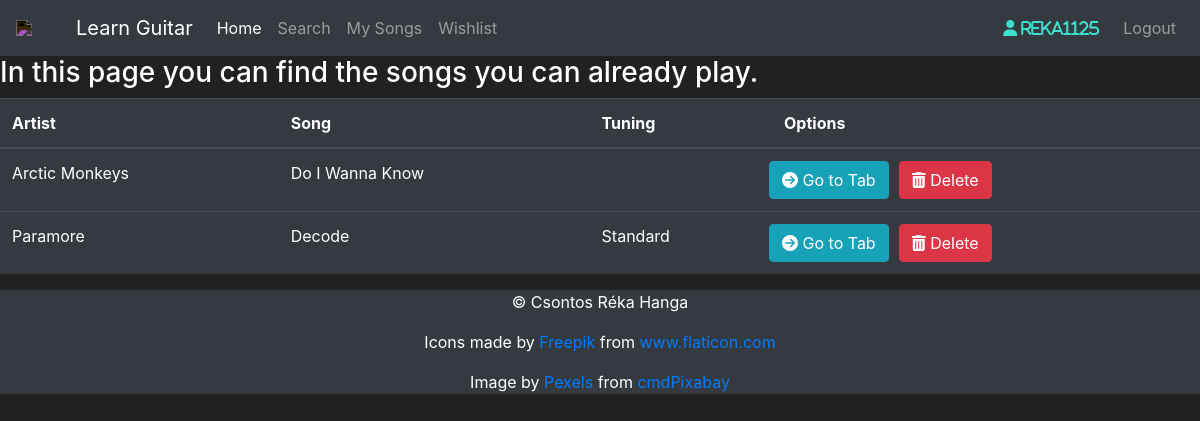
/my-songs (signed in), run on the app's committed database.
### application/models.py (models this page shows, shortened)
class User(db.Model, UserMixin):
    user_id = db.Column(db.Integer(), primary_key=True)
    username = db.Column(db.String(length=30), unique=True, nullable=False)
    email_address = db.Column(db.String(length=50), unique=True, nullable=False)
    password_hash = db.Column(db.String(length=60), nullable=False)
    saved_songs = db.relationship('My_Songs', backref='owned_user', lazy=True)
    wishlist = db.relationship('Wishlist', backref='owned_user', lazy=True)
    @property
    def password(self):
        return self.password

class My_Songs(db.Model):
    song_id = db.Column(db.Integer(), primary_key=True)
    artist = db.Column(db.String(length=50), nullable=False)
    song = db.Column(db.String(length=50), nullable=False)
    tuning = db.Column(db.String(length=10))
    video_id = db.Column(db.String(length=200))
    tab_url = db.Column(db.String(length=200))
    tab = db.Column(db.Text())
    owner = db.Column(db.Integer(), db.ForeignKey('user.user_id'))

### application/routes.py (the view)
@app.route("/my-songs")
@login_required
def mysongs_page():
    mysongs = My_Songs.query.filter_by(owner=current_user.user_id)
    return render_template("my-songs.html", songs=mysongs)

### application/models.py (called while the page is built)
@login_manager.user_loader
def load_user(user_id):
    return User.query.get(int(user_id))

### application/templates/my-songs.html (shortened to what this page needs)
{% extends 'base.html' %}
{% block content %}
    <h3>In this page you can find the songs you can already play.</h3>
    <table class="table table-hover table-dark">
        <thead>
            <tr>
                <th scope="col">Artist</th>
                <th scope="col">Song</th>
                <th scope="col">Tuning</th>
                <th scope="col">Options</th>
            </tr>
        </thead>
        <tbody>
                {% for song in songs %}
                    <tr>
                        <td>{{ song.artist }}</td>
                        <td>{{ song.song }}</td>
                        <td>{{ song.tuning }}</td>
                        <td>
                            <div class="row">
                                <form action="{{ url_for('tab_page') }}" method="POST" style="margin-right: 10px">
                                    <button type=submit class="btn btn-outline btn-info">
                                        <i class="fas fa-arrow-circle-right"></i> Go to Tab
                                    </button>
                                </form>
                                <form action="{{ url_for('delete_song_page') }}" method=post class=delete-song>
                                    <button type=submit class="btn btn-outline btn-danger">
                                        <i class="fas fa-trash-alt"></i> Delete
                                    </button>
                                </form>
                            </div>
                        </td>
                    </tr>
                {% endfor %}
        </tbody>
    </table>
{% endblock %}

### application/templates/base.html (shortened to what this page needs)
<!doctype html>
<html lang="en">
    <head>
        <link rel="stylesheet" href="https://cdn.jsdelivr.net/npm/bootstrap@4.5.3/dist/css/bootstrap.min.css"
>
    </head>
    <body>
        <nav id="navigation" class="navbar navbar-expand-md navbar-dark bg-dark">
            <img id="icon" src="https://cdn-icons-png.flaticon.com/512/93/93013.png" class="img-responsive" width="50">
            <a class="navbar-brand" href="#">Learn Guitar</a>
            <div class="collapse navbar-collapse" id="navbarNav">
                <ul class="navbar-nav mr-auto">
                    <li class="nav-item active">
                        <a class="nav-link" href="{{ url_for('home_page') }}">Home </a>
                    </li>
                    <li class="nav-item">
                        <a class="nav-link" href="{{ url_for('search_page') }}">Search</a>
                    </li>
                    <li class="nav-item">
                        <a class="nav-link" href="{{ url_for('mysongs_page') }}">My Songs</a>
                    </li>
                    <li class="nav-item">
                        <a class="nav-link" href="{{ url_for('wishlist_page') }}">Wishlist</a>
                    </li>
                </ul>
                {% if current_user.is_authenticated %}
                    <ul class="navbar-nav">
                        <li class="nav-item">
                            <a class="nav-link">
                                <i class="fas fa-user mr-2" style="color:turquoise;"> {{ current_user.username }}</i>
                            </a>
                        </li>
                        <li class="nav-item">
                            <a class="nav-link" href="{{ url_for('logout_page') }}">Logout</a>
                        </li>
                    </ul>
                {% endif %}
            </div>
        </nav>
        {% block content %}
        {% endblock %}
    </body>
    <footer class=" footer bg-dark">
        <p> &copy; Csontos Réka Hanga</p>
        <p>Icons made by <a href="https://www.freepik.com" title="Freepik">Freepik</a> from <a
                href="https://www.flaticon.com/" title="Flaticon">www.flaticon.com</a></p>
        <p>Image by <a href="https://pixabay.com/users/pexels-2286921/?utm_source=link-attribution&amp;utm_medium=referral&amp;utm_campaign=image&amp;utm_content=1851426">Pexels</a>
            from <a href="https://pixabay.com/?utm_source=link-attribution&amp;utm_medium=referral&amp;utm_campaign=image&amp;utm_content=1851426">cmdPixabay</a></p>
    </footer>
</html>

### application/templates/base.html (style rules this page uses)
body { background-color: #212121; color: white }
#icon { -webkit-filter: invert(1); filter: invert(1); margin-right: 10px; }
.footer { bottom: 0; margin: 0; text-align: center; width: 100%; position: relative; }

### data on the page
User: username "reka1125"
My_Songs: artist "Arctic Monkeys", song "Do I Wanna Know"
My_Songs: artist "Paramore", song "Decode", tuning "Standard"
